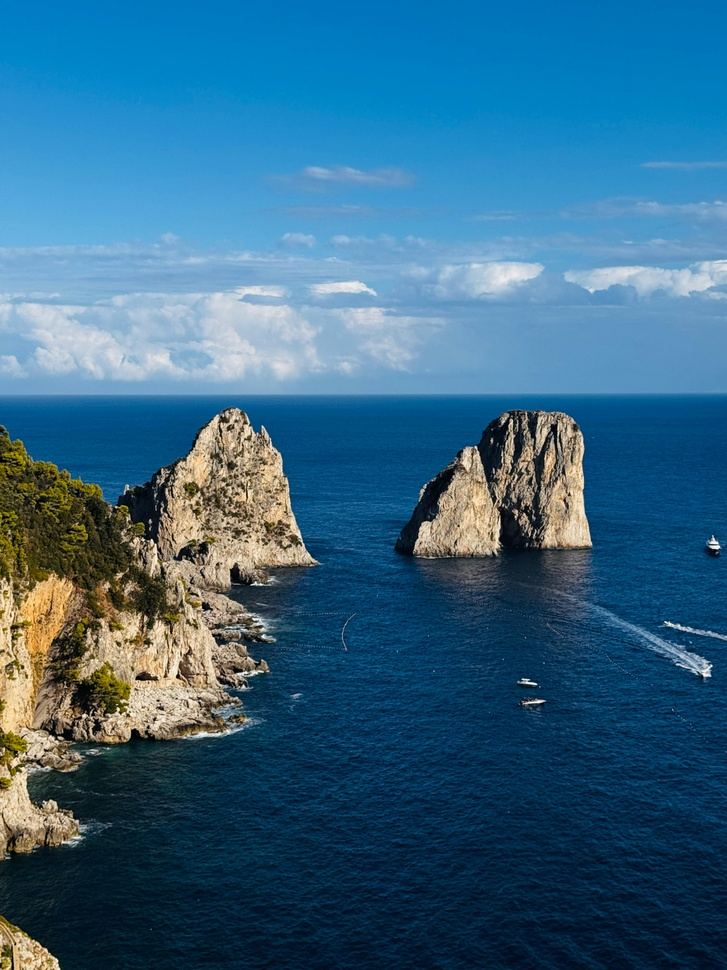
#> input picture capri.jpg, 727 x 970 px, shrunk from 3024 x 4032 before the run
$ jupyter execute 'ASSIGNMENT 2.ipynb'   (older library calls are emulated)
#> lines starting #> are read from the running program, lines starting #| are printed output that depends on the picture
[cell 1]
import cv2
import numpy as np
import matplotlib.pyplot as plt

img = cv2.imread("capri.jpg", cv2.IMREAD_GRAYSCALE)
img_eq = cv2.equalizeHist(img)
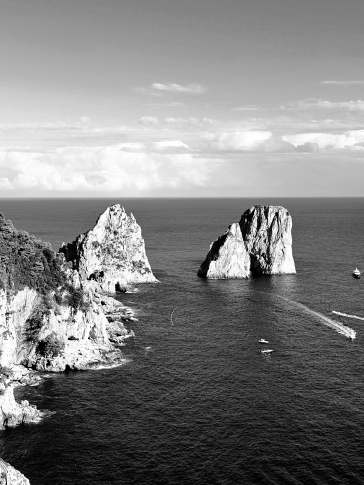
#> img_eq: shape (970, 727) (shown at 1/2 size); min 0, max 255, mean 128.3

plt.figure(figsize=(14,6))

plt.subplot(1,2,1)
plt.imshow(img, cmap='gray')
plt.title("Original Image", fontsize=14)
plt.axis("off")

plt.subplot(1,2,2)
plt.hist(img.ravel(), bins=256, range=[0,256])
plt.title("Original Histogram", fontsize=14)

plt.tight_layout()
plt.show()
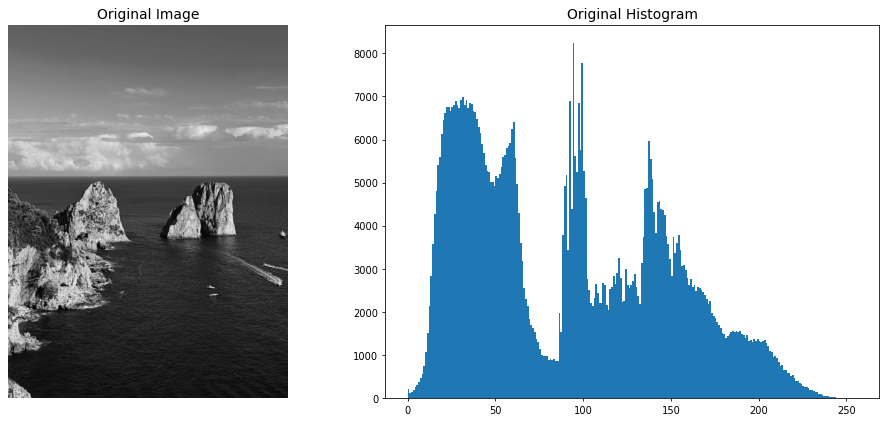
#> figure drawn by matplotlib, 2 panels; panel 2: tallest bar 8247 high, from x = 94 to 95

[cell 2]
plt.figure(figsize=(14,6))

plt.subplot(1,2,1)
plt.imshow(img_eq, cmap='gray')
plt.title("Equalized Image", fontsize=14)
plt.axis("off")

plt.subplot(1,2,2)
plt.hist(img_eq.ravel(), bins=256, range=[0,256])
plt.title("Equalized Histogram", fontsize=14)

plt.tight_layout()
plt.show()
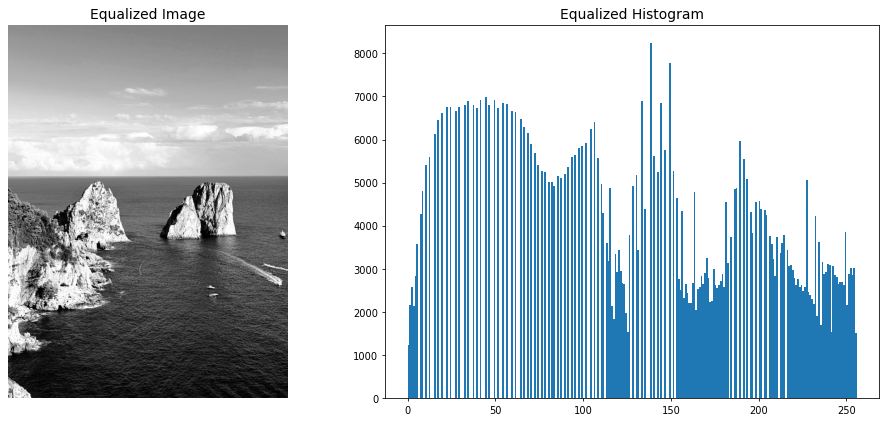
#> figure drawn by matplotlib, 2 panels; panel 2: tallest bar 8247 high, from x = 138 to 139

[cell 3]
mean = cv2.blur(img, (3,3))
gaussian = cv2.GaussianBlur(img, (5,5), 1.0)
median = cv2.medianBlur(img, 3)
laplacian = cv2.Laplacian(img, cv2.CV_64F)
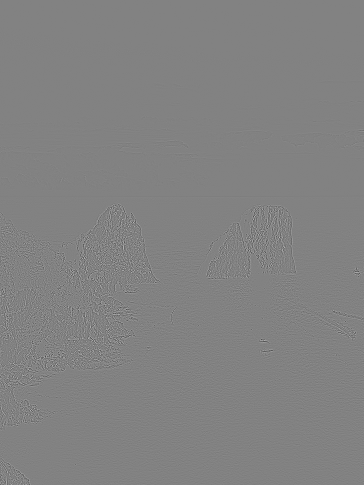
#> laplacian: shape (970, 727) float64 (shown at 1/2 size); min -453, max 435, mean 0; drawn with min black and max white
laplacian = np.uint8(np.absolute(laplacian))
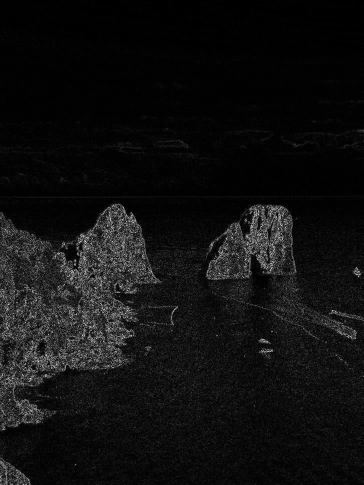
#> laplacian: shape (970, 727) (shown at 1/2 size); min 0, max 255, mean 16.4

plt.figure(figsize=(12,6))
filters = [mean, gaussian, median, laplacian]
titles = ["Mean Filter", "Gaussian Filter", "Median Filter", "Laplacian (Sharpening)"]

for i in range(4):
    plt.subplot(1,4,i+1)
    plt.imshow(filters[i], cmap='gray')
    plt.title(titles[i])
    plt.axis("off")

plt.tight_layout()
plt.show()

[cell 4]
dft = cv2.dft(np.float32(img), flags=cv2.DFT_COMPLEX_OUTPUT)
dft_shift = np.fft.fftshift(dft)

rows, cols = img.shape
crow, ccol = rows//2 , cols//2
r = 30
mask_low = np.zeros((rows, cols, 2), np.uint8)
cv2.circle(mask_low, (ccol, crow), r, (1,1), -1)
mask_high = 1 - mask_low

low_pass = dft_shift * mask_low
f_ishift = np.fft.ifftshift(low_pass)
img_low = cv2.idft(f_ishift)
img_low = cv2.magnitude(img_low[:,:,0], img_low[:,:,1])
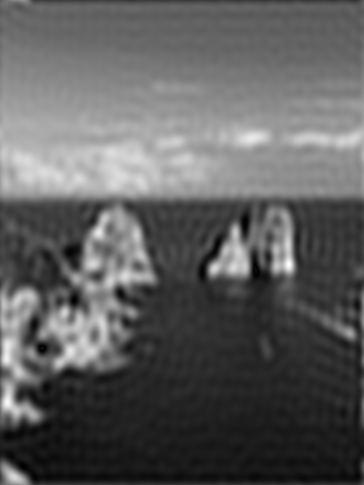
#> img_low: shape (970, 727) float32 (shown at 1/2 size); min 3173.1, max 173878416, mean 64122392; drawn with min black and max white
plt.figure(figsize=(10,5))
plt.subplot(1,2,1)
plt.imshow(img_low, cmap='gray')
plt.title("Low-Pass Filtered")
plt.axis("off")
#> Out = (-0.5, 726.5, 969.5, -0.5)

[cell 5]
high_pass = dft_shift * mask_high
f_ishift = np.fft.ifftshift(high_pass)
img_high = cv2.idft(f_ishift)
img_high = cv2.magnitude(img_high[:,:,0], img_high[:,:,1])
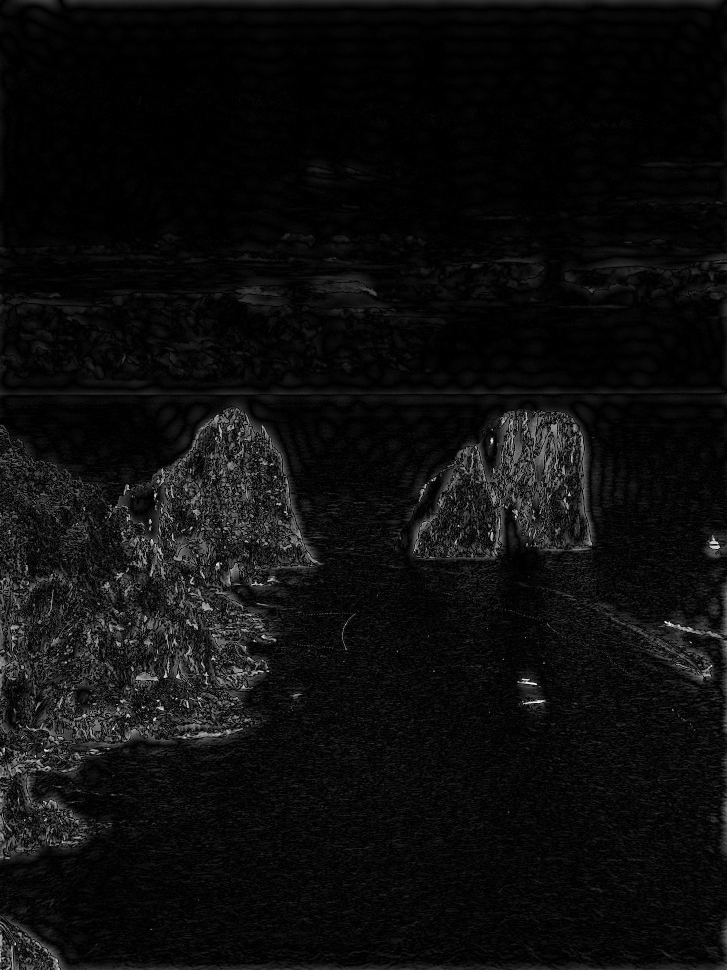
#> img_high: shape (970, 727) float32; min 2.55, max 136494048, mean 7453961.5; drawn with min black and max white

plt.figure(figsize=(10,5))
plt.subplot(1,2,2)
plt.imshow(img_high, cmap='gray')
plt.title("High-Pass Filtered")
plt.axis("off")
plt.tight_layout()
plt.show()

$ run again, with Nature.jpg copied over capri.jpg
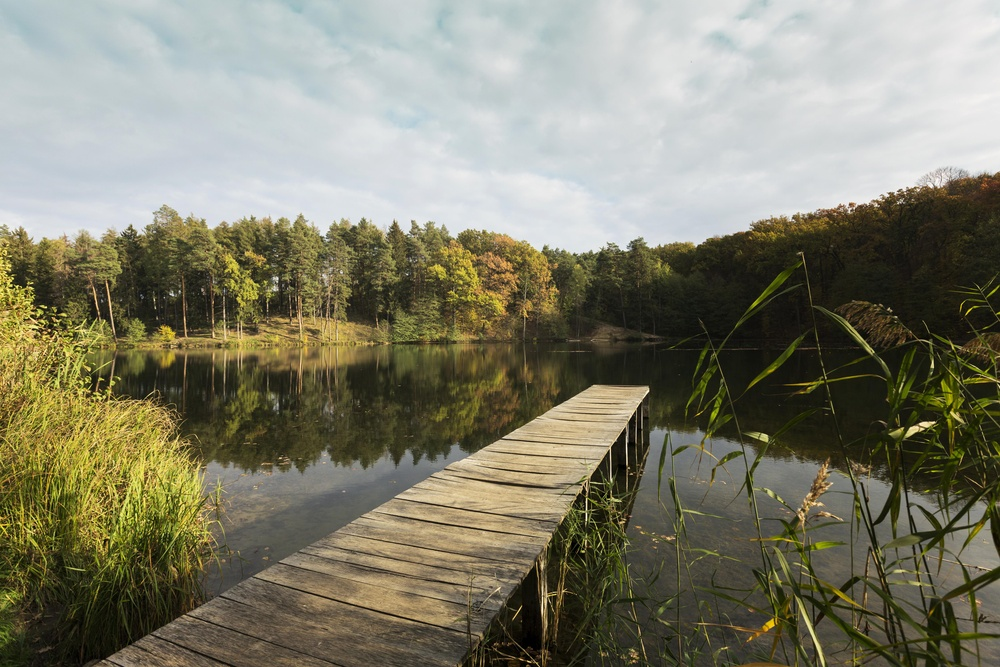
#> input picture Nature.jpg, 1000 x 667 px, shrunk from 5760 x 3840 before the run
#> `img_low = cv2.magnitude(img_low[:,:,0], img_low[:,:,1])`:
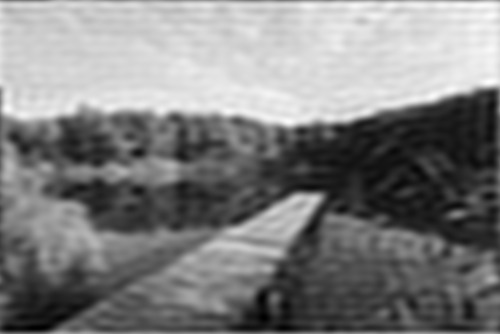
#> img_low: shape (667, 1000) float32 (shown at 1/2 size); min 10116, max 166756480, mean 83393168; drawn with min black and max white
#> Out = (-0.5, 999.5, 666.5, -0.5)
#> `img_high = cv2.magnitude(img_high[:,:,0], img_high[:,:,1])`:
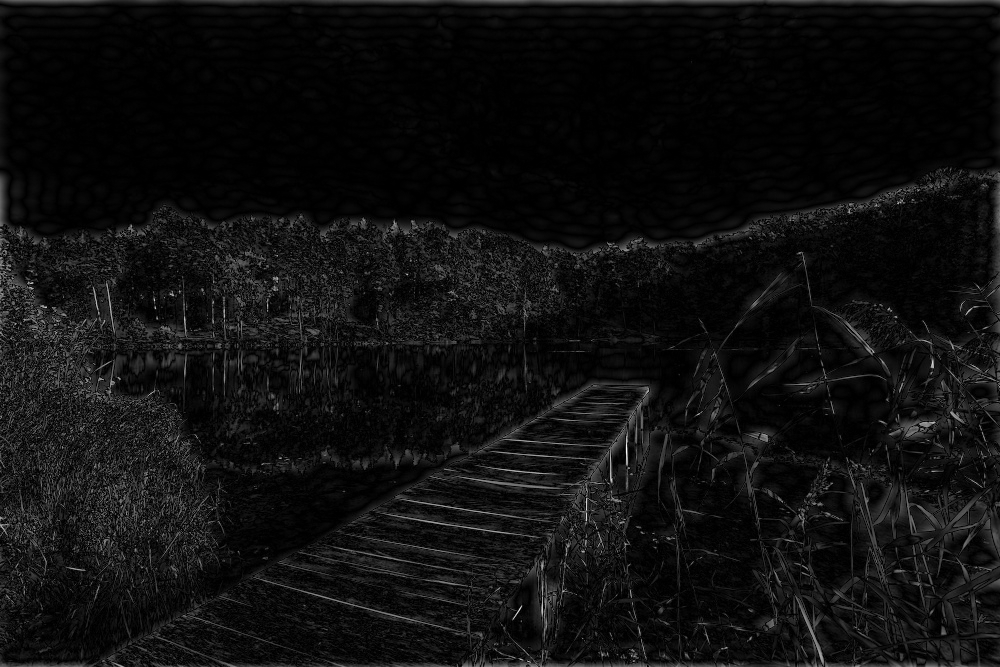
#> img_high: shape (667, 1000) float32; min 4.71, max 146894208, mean 9091248; drawn with min black and max white
